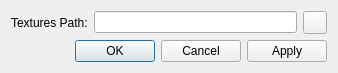
<?xml version="1.0" encoding="UTF-8"?>
<ui version="4.0">
 <class>PreferencesDialog</class>
 <widget class="QDialog" name="PreferencesDialog">
  <property name="geometry">
   <rect>
    <x>0</x>
    <y>0</y>
    <width>338</width>
    <height>73</height>
   </rect>
  </property>
  <property name="windowTitle">
   <string>Preferences</string>
  </property>
  <property name="windowIcon">
   <iconset resource="../resources/resources.qrc">
    <normaloff>:/icons/warzone2100mapeditor.png</normaloff>:/icons/warzone2100mapeditor.png</iconset>
  </property>
  <layout class="QVBoxLayout" name="verticalLayout">
   <item>
    <layout class="QFormLayout" name="formLayout">
     <property name="fieldGrowthPolicy">
      <enum>QFormLayout::ExpandingFieldsGrow</enum>
     </property>
     <item row="0" column="0">
      <widget class="QLabel" name="label">
       <property name="text">
        <string>Textures Path:</string>
       </property>
      </widget>
     </item>
     <item row="0" column="1">
      <layout class="QHBoxLayout" name="horizontalLayout">
       <item>
        <widget class="QLineEdit" name="lineEdit"/>
       </item>
       <item>
        <widget class="QToolButton" name="toolButton">
         <property name="text">
          <string/>
         </property>
         <property name="icon">
          <iconset resource="../resources/resources.qrc">
           <normaloff>:/icons/document-open.png</normaloff>:/icons/document-open.png</iconset>
         </property>
        </widget>
       </item>
      </layout>
     </item>
    </layout>
   </item>
   <item>
    <widget class="QDialogButtonBox" name="buttonBox">
     <property name="orientation">
      <enum>Qt::Horizontal</enum>
     </property>
     <property name="standardButtons">
      <set>QDialogButtonBox::Apply|QDialogButtonBox::Cancel|QDialogButtonBox::Ok</set>
     </property>
    </widget>
   </item>
  </layout>
 </widget>
 <resources>
  <include location="../resources/resources.qrc"/>
 </resources>
 <connections>
  <connection>
   <sender>buttonBox</sender>
   <signal>accepted()</signal>
   <receiver>PreferencesDialog</receiver>
   <slot>accept()</slot>
   <hints>
    <hint type="sourcelabel">
     <x>248</x>
     <y>254</y>
    </hint>
    <hint type="destinationlabel">
     <x>157</x>
     <y>274</y>
    </hint>
   </hints>
  </connection>
  <connection>
   <sender>buttonBox</sender>
   <signal>rejected()</signal>
   <receiver>PreferencesDialog</receiver>
   <slot>reject()</slot>
   <hints>
    <hint type="sourcelabel">
     <x>316</x>
     <y>260</y>
    </hint>
    <hint type="destinationlabel">
     <x>286</x>
     <y>274</y>
    </hint>
   </hints>
  </connection>
 </connections>
</ui>
